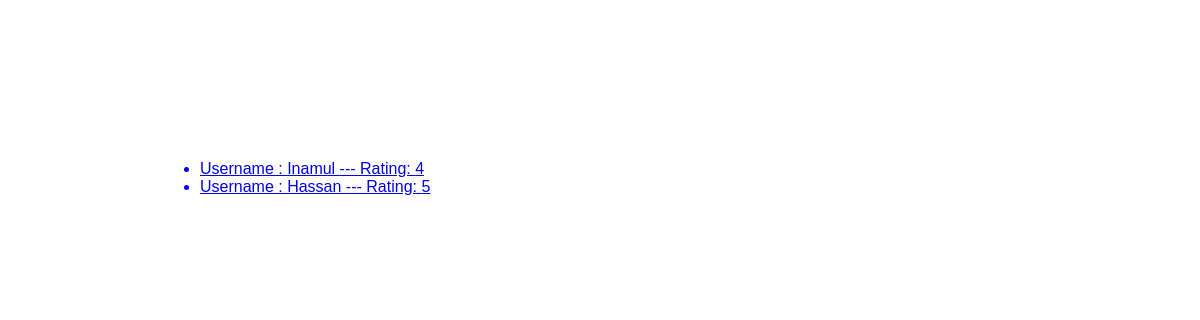
Before: /all-reviews with the older database file.
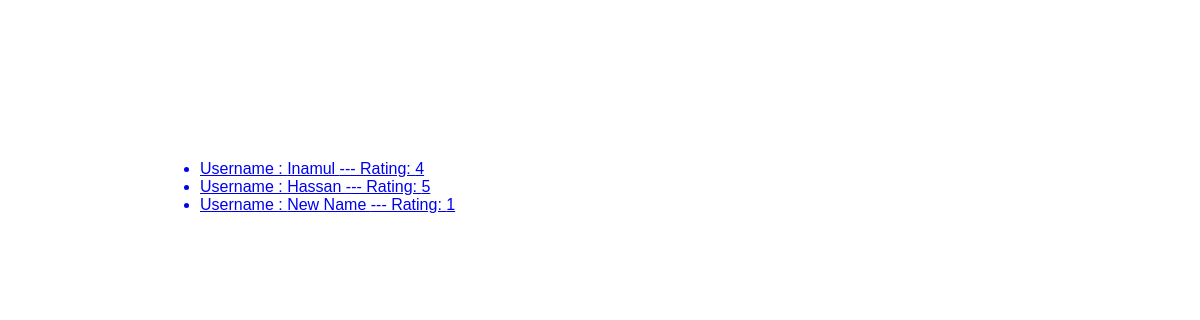
After: the same page with the newer database file.
### reviews/models.py (models this page shows)
class ReviewModel(models.Model):
    user_name = models.CharField(max_length=100)
    reviews = models.TextField(max_length=200)
    rating = models.IntegerField()

### reviews/views.py (the view)
# urls.py: path("all-reviews", views.AllReviewsView.as_view(), name="all_reviews"),
class AllReviewsView(TemplateView):
    template_name = 'reviews/all-reviews.html'
    def get_context_data(self, **kwargs: Any) -> dict[str, Any]:
        context = super().get_context_data(**kwargs)
        context['reviews'] = ReviewModel.objects.all()
        return context

### reviews/templates/reviews/all-reviews.html (shortened to what this page needs)
{% extends "reviews/base.html" %}
{% load static %}
{% block content %}
<ul>
{% for review in reviews  %}
<a href = "{% url 'review_detail' id=review.id %}"> <li> Username : {{review.user_name}} --- Rating: {{review.rating}} </li></a>
{% endfor %}
</ul>
{% endblock content %}

### reviews/templates/reviews/base.html (shortened to what this page needs)
{% load static %}
<!DOCTYPE html>
<html lang="en">
<head>
  <link rel="stylesheet" href="{% static 'reviews/styles.css' %}" >
</head>
<body>
  {% block content %}
  {% endblock content %}
</body>
</html>

### reviews/static/reviews/styles.css (style rules this page uses)
body { font-family: sans-serif; margin: 10rem; }

Changed rows visible on the page:
added ReviewModel: user_name "New Name", rating "1"
